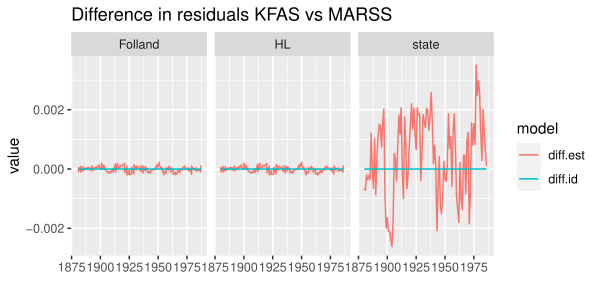

The script that drew this image:
###################################################
### code chunk number 65: Cs707_globaltemp
###################################################
kfs <- KFS(kfas_temp_stoch$model, smoothing = "disturbance")
resid_kfas <- rstandard(kfs,
  type = "state",
  standardization_type = "cholesky"
)
resid_marss <- residuals(marss_temp_stoch_bfgs,
  type = "tT",
  standardization = "Block.Cholesky"
)
resid_marss <- subset(resid_marss, name == "state")
resid_test <- residuals(marss_test,
  type = "tT",
  standardization = "Block.Cholesky"
)
resid_test <- subset(resid_test, name == "state")

df <- data.frame(
  MARSS = resid_marss$.std.resids,
  KFAS = as.vector(resid_kfas),
  MARSS.test = resid_test$.std.resids
)
df$diff.est <- df$MARSS - df$KFAS
df$diff.id <- df$MARSS.test - df$KFAS
df$t <- as.vector(time(kfas_temp_stoch$model$y))
df$name <- "state"
df1 <- pivot_longer(df, c(MARSS, MARSS.test, KFAS, diff.est, diff.id), names_to = "model", values_to = "value")

kfs <- KFS(kfas_temp_stoch$model)
resid_kfas <- residuals(kfs, type = "pearson")
resid_marss <- MARSSresiduals(marss_temp_stoch_bfgs, type = "tT")
resid_test <- MARSSresiduals(marss_test, type = "tT")
df <- rbind(
  cbind(as.data.frame(t(resid_marss$model.residuals)), model = "MARSS") %>% pivot_longer(c("HL", "Folland")),
  cbind(as.data.frame(t(resid_test$model.residuals)), model = "MARSS.test") %>% pivot_longer(c("HL", "Folland")),
  cbind(as.data.frame(resid_kfas), model = "KFAS") %>% pivot_longer(c("HL", "Folland")),
  cbind(as.data.frame(t(resid_marss$model.residuals) - resid_kfas), model = "diff.est") %>% pivot_longer(c("HL", "Folland")),
  cbind(as.data.frame(t(resid_test$model.residuals) - resid_kfas), model = "diff.id") %>% pivot_longer(c("HL", "Folland"))
)
df$t <- rep(as.vector(time(kfas_temp_stoch$model$y)), 2 * 5)

df <- rbind(df, df1[, colnames(df)])

ggplot(subset(df, model %in% c("diff.est", "diff.id")), aes(x = t, y = value, col = model)) +
  geom_line(na.rm = TRUE) +
  facet_wrap(~name) +
  xlab("") +
  ggtitle("Difference in residuals KFAS vs MARSS")
